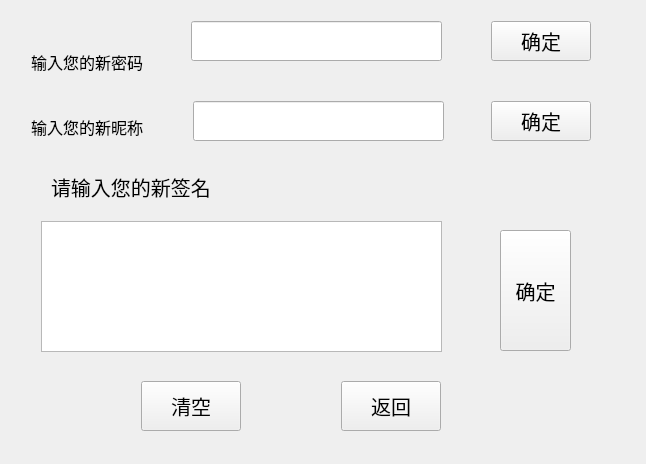
<?xml version="1.0" encoding="UTF-8"?>
<ui version="4.0">
 <class>set</class>
 <widget class="QWidget" name="set">
  <property name="geometry">
   <rect>
    <x>0</x>
    <y>0</y>
    <width>646</width>
    <height>464</height>
   </rect>
  </property>
  <property name="windowTitle">
   <string>Form</string>
  </property>
  <widget class="QLabel" name="labelSignate">
   <property name="geometry">
    <rect>
     <x>51</x>
     <y>161</y>
     <width>431</width>
     <height>51</height>
    </rect>
   </property>
   <property name="font">
    <font>
     <pointsize>15</pointsize>
    </font>
   </property>
   <property name="text">
    <string>请输入您的新签名</string>
   </property>
  </widget>
  <widget class="QPushButton" name="pbtReturn">
   <property name="geometry">
    <rect>
     <x>341</x>
     <y>381</y>
     <width>100</width>
     <height>50</height>
    </rect>
   </property>
   <property name="font">
    <font>
     <pointsize>15</pointsize>
    </font>
   </property>
   <property name="text">
    <string>返回</string>
   </property>
  </widget>
  <widget class="QPushButton" name="pbtPasswod">
   <property name="geometry">
    <rect>
     <x>491</x>
     <y>21</y>
     <width>100</width>
     <height>40</height>
    </rect>
   </property>
   <property name="font">
    <font>
     <pointsize>15</pointsize>
    </font>
   </property>
   <property name="text">
    <string>确定</string>
   </property>
  </widget>
  <widget class="QLineEdit" name="lineEditPassword">
   <property name="geometry">
    <rect>
     <x>191</x>
     <y>21</y>
     <width>251</width>
     <height>40</height>
    </rect>
   </property>
   <property name="font">
    <font>
     <pointsize>15</pointsize>
    </font>
   </property>
  </widget>
  <widget class="QLineEdit" name="lineNickName">
   <property name="geometry">
    <rect>
     <x>193</x>
     <y>101</y>
     <width>251</width>
     <height>40</height>
    </rect>
   </property>
   <property name="font">
    <font>
     <pointsize>15</pointsize>
    </font>
   </property>
  </widget>
  <widget class="QPushButton" name="pbtSignate">
   <property name="geometry">
    <rect>
     <x>500</x>
     <y>230</y>
     <width>71</width>
     <height>121</height>
    </rect>
   </property>
   <property name="font">
    <font>
     <pointsize>15</pointsize>
    </font>
   </property>
   <property name="text">
    <string>确定</string>
   </property>
  </widget>
  <widget class="QTextEdit" name="textEditSignte">
   <property name="geometry">
    <rect>
     <x>41</x>
     <y>221</y>
     <width>401</width>
     <height>131</height>
    </rect>
   </property>
   <property name="font">
    <font>
     <pointsize>15</pointsize>
    </font>
   </property>
  </widget>
  <widget class="QPushButton" name="pbtClear">
   <property name="geometry">
    <rect>
     <x>141</x>
     <y>381</y>
     <width>100</width>
     <height>50</height>
    </rect>
   </property>
   <property name="font">
    <font>
     <pointsize>15</pointsize>
    </font>
   </property>
   <property name="text">
    <string>清空</string>
   </property>
  </widget>
  <widget class="QLabel" name="labelNickName">
   <property name="geometry">
    <rect>
     <x>31</x>
     <y>101</y>
     <width>151</width>
     <height>51</height>
    </rect>
   </property>
   <property name="font">
    <font>
     <pointsize>12</pointsize>
    </font>
   </property>
   <property name="text">
    <string>输入您的新昵称</string>
   </property>
  </widget>
  <widget class="QPushButton" name="pbtNickName">
   <property name="geometry">
    <rect>
     <x>491</x>
     <y>101</y>
     <width>100</width>
     <height>40</height>
    </rect>
   </property>
   <property name="font">
    <font>
     <pointsize>15</pointsize>
    </font>
   </property>
   <property name="text">
    <string>确定</string>
   </property>
  </widget>
  <widget class="QLabel" name="labelPassword">
   <property name="geometry">
    <rect>
     <x>31</x>
     <y>41</y>
     <width>141</width>
     <height>41</height>
    </rect>
   </property>
   <property name="font">
    <font>
     <pointsize>12</pointsize>
    </font>
   </property>
   <property name="text">
    <string>输入您的新密码</string>
   </property>
  </widget>
 </widget>
 <resources/>
 <connections/>
</ui>
